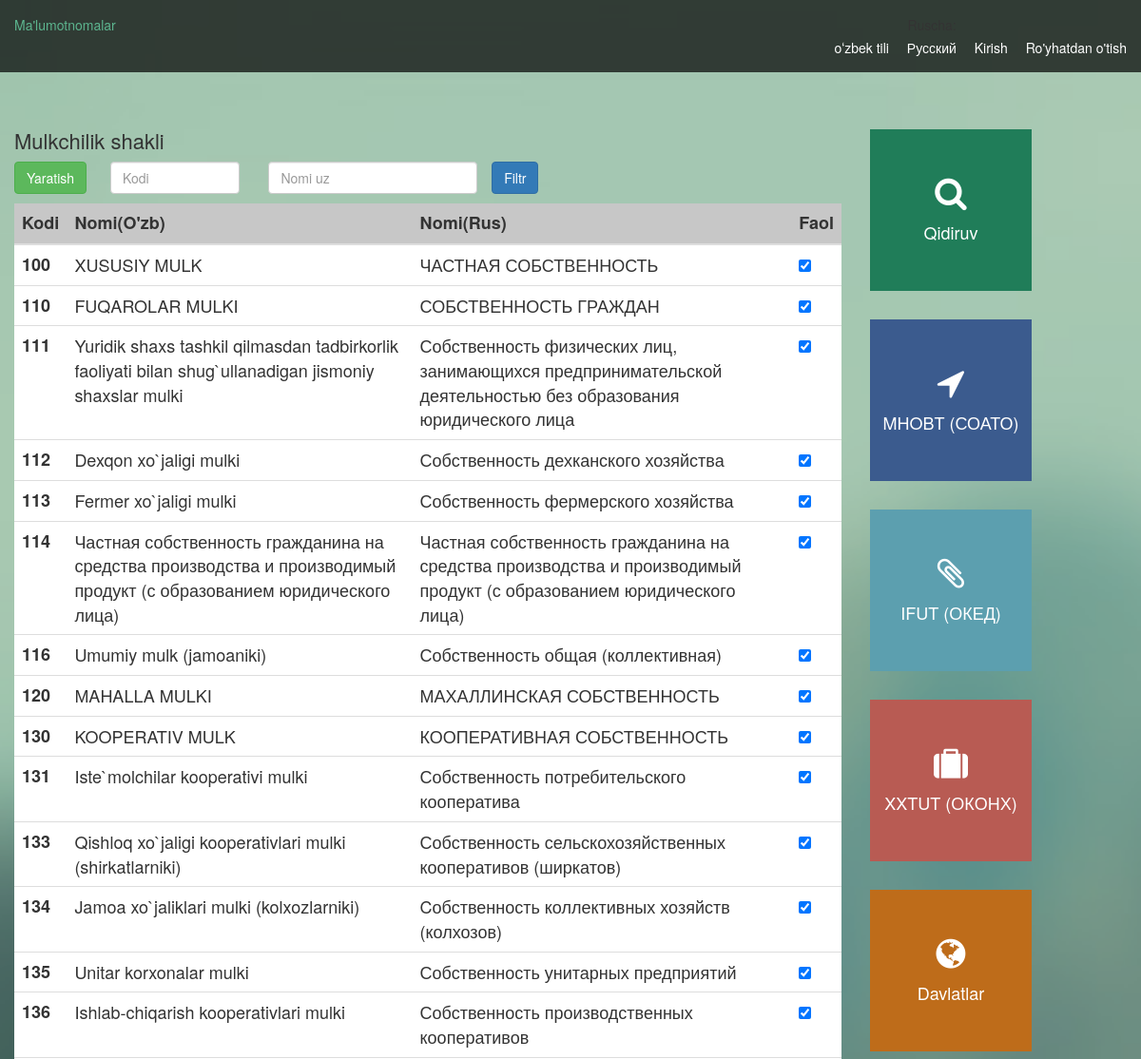
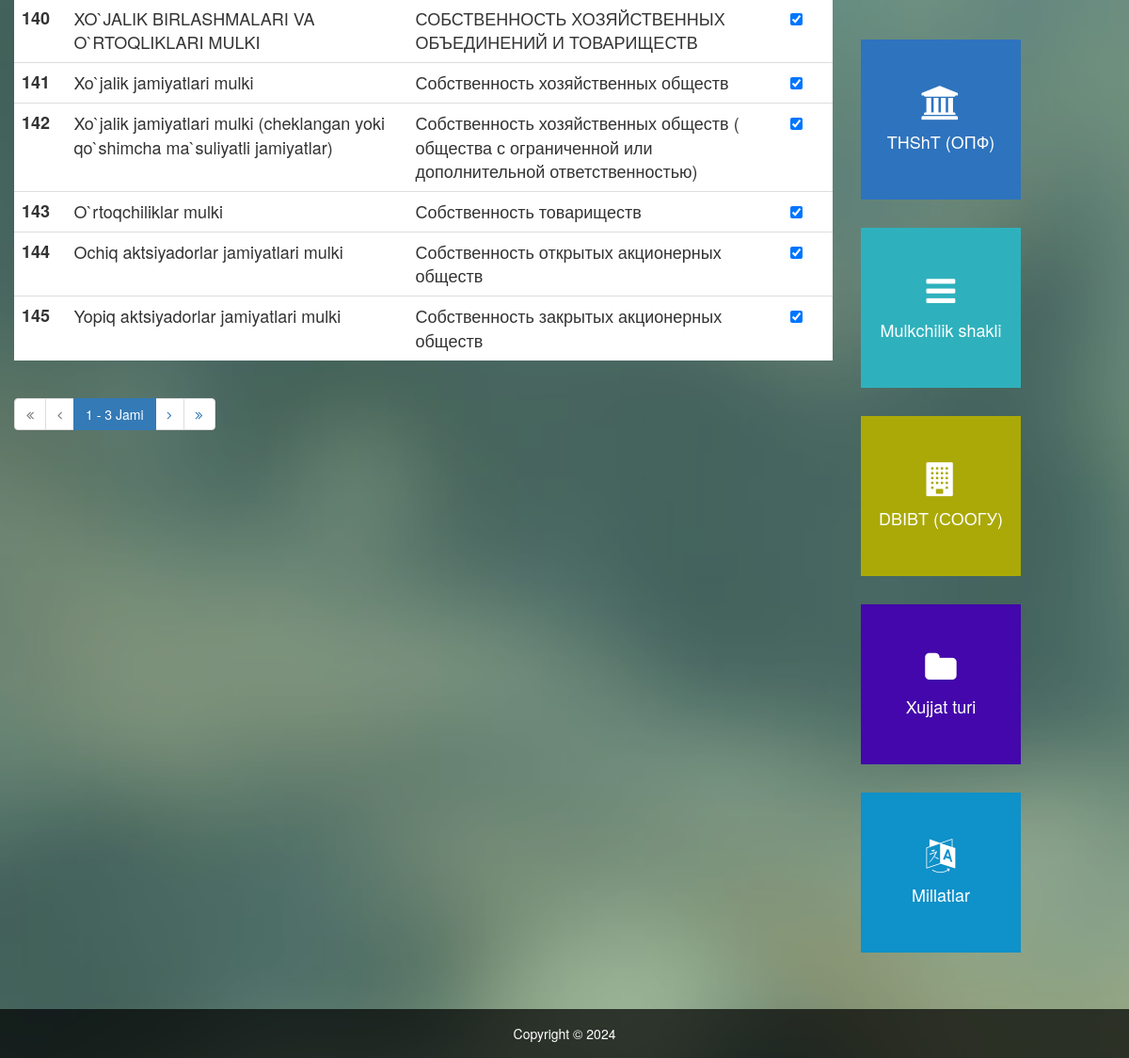
Screenshot of /uz/fs/ with the database file from the repository (2 pictures, top to bottom).
### references_app/models.py (models this page shows, shortened)
class FS(models.Model):
    version = models.IntegerField()
    code = models.IntegerField()
    s_comment = models.CharField(max_length=255, blank=True, null=True)
    s_create = models.DateTimeField()
    s_status = models.CharField(max_length=255, blank=True, null=True)
    name_ru = models.CharField(max_length=255)
    name_uz = models.CharField(max_length=255)
    name_uzl = models.CharField(max_length=255)
    s_user_id = models.IntegerField()
    parent_id = models.IntegerField(blank=True, null=True)
    keys = models.CharField(max_length=255)

### references_app/views.py (the view)
# urls.py: path("fs/", views.fs, name="fs"),
def fs(request):
    records_list = FS.objects.all()
    code_filter = request.GET.get('code')
    name_uzl_filter = request.GET.get('name_uzl')
    if code_filter:
        records_list = records_list.filter(code__icontains=code_filter)
    if name_uzl_filter:
        records_list = records_list.filter(name_uzl__icontains=name_uzl_filter)
    paginator = Paginator(records_list, 20)
    page_number = request.GET.get('page')
    page_obj = paginator.get_page(page_number)
    return render(request, 'fs.html', {'page_obj': page_obj})

### templates/fs.html (shortened to what this page needs)
{% extends "base.html" %} {% block main %} {% load i18n %}
<div>
  <h1 class="text">{% trans "fs" %}</h1>
  <table class="table bg-white table-hover">
    <div style="display: flex; gap: 10px">
      <button type="button" class="btn btn-success">
        {% trans "create" %}
      </button>
      <div>
        <form class="row g-3" method="get">
          <div class="col-md-4">
            <input
              class="form-control"
              placeholder="Kodi"
              type="text"
              name="code"
              value="{{ request.GET.code }}"
            />
          </div>
          <div class="col-md-6">
            <input
              class="form-control"
              placeholder="Nomi uz"
              type="text"
              name="name_uzl"
              value="{{ request.GET.name_uzl }}"
            />
          </div>
          <button class="btn btn-primary" type="submit">
            {% trans "filtr" %}
          </button>
        </form>
      </div>
    </div>
    <thead class="bg-light">
      <tr>
        <th scope="col text-dark">{% trans "code" %}</th>
        <th scope="col">{% trans "namination_uz" %}</th>
        <th scope="col">{% trans "namination_ru" %}</th>
        <th scope="col">{% trans "active" %}</th>
      </tr>
    </thead>
    <tbody class="table-group-divider">
      {% for record in page_obj %}
      <tr>
        <th scope="row">{{ record.code }}</th>
        <td>{{ record.name_uzl }}</td>
        <td>{{ record.name_ru }}</td>
        <td>
          <div class="form-check">
            <input
              class="form-check-input"
              type="checkbox"
              value=""
              id="flexCheckChecked"
              checked
            />
          </div>
        </td>
      </tr>
      {% endfor %}
    </tbody>
  </table>
  <nav aria-label="Page navigation example">
    <ul class="pagination justify-content-center">
      {% if page_obj.has_previous %}
      <li class="page-item">
        <a class="page-link" href="?page=1"
          ><i class="fa fa-angle-double-left" aria-hidden="true"></i
        ></a>
      </li>
      <li class="page-item">
        <a class="page-link" href="?page={{ page_obj.previous_page_number }}"
          ><i class="fa fa-angle-left" aria-hidden="true"></i
        ></a>
      </li>
      {% else %}
      <li class="page-item disabled">
        <a class="page-link" href="#"
          ><i class="fa fa-angle-double-left" aria-hidden="true"></i
        ></a>
      </li>
      <li class="page-item disabled">
        <a class="page-link" href="#"
          ><i class="fa fa-angle-left" aria-hidden="true"></i
        ></a>
      </li>
      {% endif %}
      <li class="page-item active">
        <span class="page-link">
          {{ page_obj.number }} - {{ page_obj.paginator.num_pages }} Jami
        </span>
      </li>
      {% if page_obj.has_next %}
      <li class="page-item">
        <a class="page-link" href="?page={{ page_obj.next_page_number }}"
          ><i class="fa fa-angle-right" aria-hidden="true"></i
        ></a>
      </li>
      <li class="page-item">
        <a class="page-link" href="?page={{ page_obj.paginator.num_pages }}"
          ><i class="fa fa-angle-double-right" aria-hidden="true"></i
        ></a>
      </li>
      {% endif %}
    </ul>
  </nav>
</div>
{% endblock main %}

### static/css/templatemo-style.css (style rules this page uses)
html, body, div, span, applet, object, iframe, h1, h2, h3, h4, h5, h6, p, blockquote, pre, a, abbr, acronym, address, big, cite, code, del, dfn, em, img, ins, kbd, q, s, samp, small, strike, strong, sub, sup, tt, var, b, u, i, center, dl, dt, dd, ol, ul, li, fieldset, form, label, legend, table, caption, tbody, tfoot, thead, tr, th, td, article, aside, canvas, details, embed, figure, figcaption, footer, header, hgroup, menu, nav, output, ruby, section, summary, time, mark, audio, video { margin: 0; padding: 0; border: 0; font-size: 100%; vertical-align: baseline; }
body { line-height: 1; }
ol, ul { list-style: none; }
table { border-collapse: collapse; border-spacing: 0; font-size: 18px; }
article, aside, details, figcaption, figure, footer, header, hgroup, nav, section { display: block; }
button, input, select, textarea { font-size: 100%; margin: 0; vertical-align: baseline; *vertical-align: middle; }
button, input { line-height: normal; *overflow: visible; }
button, input[type="button"], input[type="reset"], input[type="submit"] { cursor: pointer; -webkit-appearance: button; }
body { font-size: 14px; line-height: 24px; }
a { color: #5cb48e; -webkit-transition: all 150ms ease-in-out; -moz-transition: all 150ms ease-in-out; -ms-transition: all 150ms ease-in-out; -o-transition: all 150ms ease-in-out; transition: all 150ms ease-in-out; text-decoration: none !important; }
h1, h2, h3, h4, h5 { color: #333333; }
.text { font-size: 22px; margin-bottom: 10px; }
.btn-success { margin-bottom: 10px; }
.bg-light { background-color: #abababa8; }
.bg-white { background-color: #fff; }

### rows the page displays
FS: code "100", name_uzl "XUSUSIY MULK", name_ru "ЧАСТНАЯ СОБСТВЕННОСТЬ"
FS: code "110", name_uzl "FUQAROLAR MULKI", name_ru "СОБСТВЕННОСТЬ ГРАЖДАН"
FS: code "111", name_uzl "Yuridik shaxs tashkil qilmasdan tadbirkorlik faoliyati bilan shug`ullanadigan jismoniy shaxslar mulki", name_ru "Собственность физических лиц, занимающихся предпринимательской деятельностью без образования юридического лица"
FS: code "112", name_uzl "Dexqon xo`jaligi mulki", name_ru "Собственность дехканского хозяйства"
FS: code "113", name_uzl "Fermer xo`jaligi mulki", name_ru "Собственность фермерского хозяйства"
FS: code "114", name_uzl "Частная собственность гражданина на средства производства и производимый продукт (с образованием юридического лица)", name_ru "Частная собственность гражданина на средства производства и производимый продукт (с образованием юридического лица)"
FS: code "116", name_uzl "Umumiy mulk (jamoaniki)", name_ru "Собственность общая (коллективная)"
FS: code "120", name_uzl "МAHALLA MULKI", name_ru "МАХАЛЛИНСКАЯ СОБСТВЕННОСТЬ"
FS: code "130", name_uzl "KOOPERATIV MULK", name_ru "КООПЕРАТИВНАЯ СОБСТВЕННОСТЬ"
FS: code "131", name_uzl "Iste`molchilar kooperativi mulki", name_ru "Собственность потребительского кооператива"
FS: code "133", name_uzl "Qishloq xo`jaligi kooperativlari mulki (shirkatlarniki)", name_ru "Собственность сельскохозяйственных кооперативов (ширкатов)"
FS: code "134", name_uzl "Jamoa xo`jaliklari mulki (kolxozlarniki)", name_ru "Cобственность коллективных хозяйств (колхозов)"
FS: code "135", name_uzl "Unitar korxonalar mulki", name_ru "Собственность унитарных предприятий"
FS: code "136", name_uzl "Ishlab-chiqarish kooperativlari mulki", name_ru "Собственность производственных кооперативов"
FS: code "140", name_uzl "XO`JALIK BIRLASHMALARI VA O`RTOQLIKLARI MULKI", name_ru "СОБСТВЕННОСТЬ ХОЗЯЙСТВЕННЫХ ОБЪЕДИНЕНИЙ И ТОВАРИЩЕСТВ"
FS: code "141", name_uzl "Xo`jalik jamiyatlari mulki", name_ru "Собственность хозяйственных обществ"
FS: code "142", name_uzl "Xo`jalik jamiyatlari mulki (cheklangan yoki qo`shimcha ma`suliyatli jamiyatlar)", name_ru "Собственность хозяйственных обществ ( общества с ограниченной или дополнительной ответственностью)"
FS: code "143", name_uzl "O`rtoqchiliklar mulki", name_ru "Собственность товариществ"
FS: code "144", name_uzl "Ochiq aktsiyadorlar jamiyatlari mulki", name_ru "Собственность открытых акционерных обществ"
FS: code "145", name_uzl "Yopiq aktsiyadorlar jamiyatlari mulki", name_ru "Собственность закрытых акционерных обществ"

### other values shown
{{ language.name_local }} "oʻzbek tili" "Русский"
{{ page_obj.number }} "1"
{{ page_obj.paginator.num_pages }} "3"
